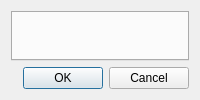
<?xml version="1.0" encoding="UTF-8"?>
<ui version="4.0">
 <class>SettingsForm</class>
 <widget class="QDialog" name="SettingsForm">
  <property name="windowTitle">
   <string>Settings</string>
  </property>
  <layout class="QVBoxLayout" name="verticalLayout">
   <item>
    <widget class="QTabWidget" name="tabs">
     <property name="currentIndex">
      <number>-1</number>
     </property>
    </widget>
   </item>
   <item>
    <widget class="QDialogButtonBox" name="buttons">
     <property name="standardButtons">
      <set>QDialogButtonBox::Cancel|QDialogButtonBox::Ok</set>
     </property>
    </widget>
   </item>
  </layout>
 </widget>
 <resources/>
 <connections>
  <connection>
   <sender>buttons</sender>
   <signal>accepted()</signal>
   <receiver>SettingsForm</receiver>
   <slot>accept()</slot>
  </connection>
  <connection>
   <sender>buttons</sender>
   <signal>rejected()</signal>
   <receiver>SettingsForm</receiver>
   <slot>reject()</slot>
  </connection>
 </connections>
</ui>
